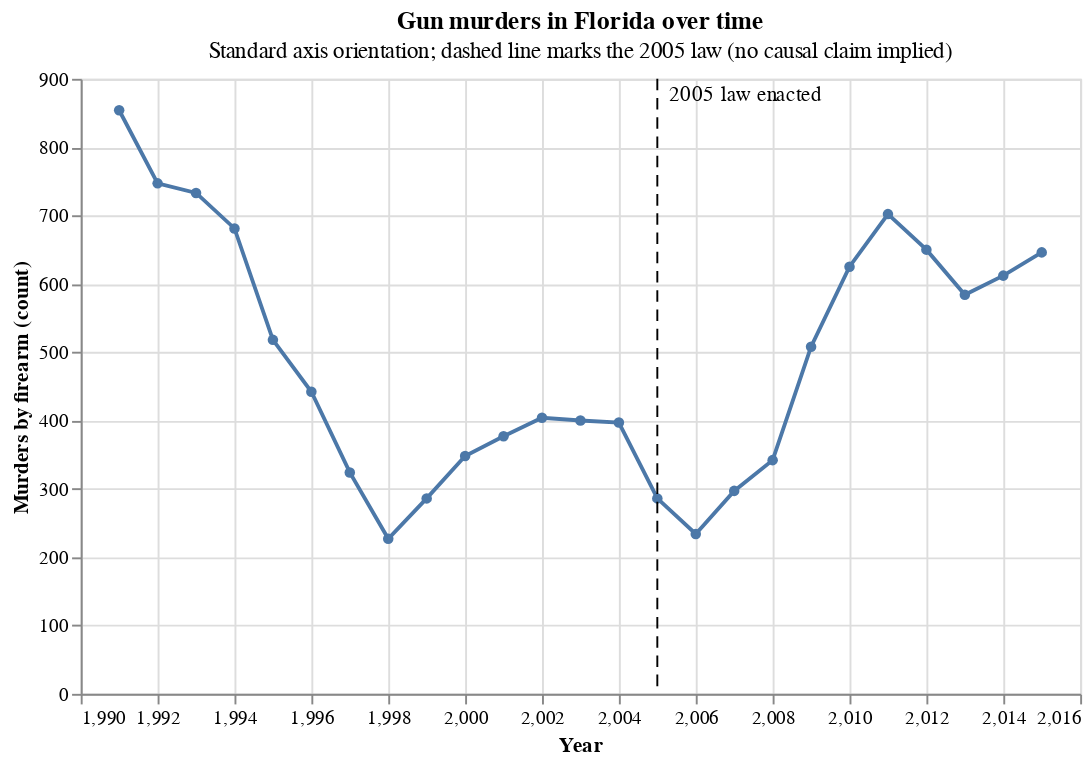

Source (notebook cell):
### Markdown cell above
<div class="alert alert-info" style="color:black">

### Question 3.3
rubric={viz:2}

<h4>Python</h4>
<p>Improve my Altair plot. Chose the best type of plot to accurately reveal what the data looks like. Design the plot to be an effective plot for communication purposes, this includes proper figure size, axis/figure titles, font sizes, colors, etc.</p>
    
</div>

### Code cell
# Improved visualization: standard y-axis, context, and explicit policy marker

guns = _read_csv_local("guns-r-us.csv")
year_col = _find_col(guns, ["year", "date"])
murder_col = _find_col(guns, ["murders", "murder", "deaths", "firearm", "count"])
guns = guns.rename(columns={year_col: "Year", murder_col: "murders"}).copy()
guns = guns.sort_values("Year")

series = alt.Chart(guns).mark_line(point=True).encode(
    x=alt.X("Year:Q", title="Year"),
    y=alt.Y("murders:Q", title="Murders by firearm (count)", scale=alt.Scale(zero=True)),
    tooltip=[alt.Tooltip("Year:Q"), alt.Tooltip("murders:Q", title="Murders")],
).properties(width=520, height=320)

law_year = 2005
rule = alt.Chart(pd.DataFrame({"Year": [law_year]})).mark_rule(strokeDash=[6, 4]).encode(
    x="Year:Q"
)
annot = alt.Chart(pd.DataFrame({"Year": [law_year], "murders": [float(guns["murders"].max())]})).mark_text(
    text="2005 law enacted", align="left", dx=6, dy=-8
).encode(x="Year:Q", y="murders:Q")

(series + rule + annot).properties(
    title=alt.TitleParams(
        "Gun murders in Florida over time",
        subtitle="Standard axis orientation; dashed line marks the 2005 law (no causal claim implied)",
    )
)

### Figure 1 — Vega-Lite specification as saved in the notebook (floating-point values rounded to 4 significant figures)
{"$schema": "https://vega.github.io/schema/vega-lite/v5.8.0.json", "config": {"view": {"continuousHeight": 300, "continuousWidth": 300}}, "datasets": {"data-4d17833f3db4f84fa03166244f05f02b": [{"Year": 1991, "murders": 854}, {"Year": 1992, "murders": 747}, {"Year": 1993, "murders": 733}, {"Year": 1994, "murders": 681}, {"Year": 1995, "murders": 518}, {"Year": 1996, "murders": 442}, {"Year": 1997, "murders": 324}, {"Year": 1998, "murders": 227}, {"Year": 1999, "murders": 286}, {"Year": 2000, "murders": 348}, {"Year": 2001, "murders": 377}, {"Year": 2002, "murders": 404}, {"Year": 2003, "murders": 400}, {"Year": 2004, "murders": 397}, {"Year": 2005, "murders": 286}, {"Year": 2006, "murders": 234}, {"Year": 2007, "murders": 297}, {"Year": 2008, "murders": 342}, {"Year": 2009, "murders": 508}, {"Year": 2010, "murders": 625}, {"Year": 2011, "murders": 702}, {"Year": 2012, "murders": 650}, {"Year": 2013, "murders": 584}, {"Year": 2014, "murders": 612}, {"Year": 2015, "murders": 646}], "data-a24b31a93041e965110e9da2e3aea1fb": [{"Year": 2005}], "data-c2c33550435b8110314e3aa3cfad6e2e": [{"Year": 2005, "murders": 854}]}, "height": 320, "layer": [{"data": {"name": "data-4d17833f3db4f84fa03166244f05f02b"}, "encoding": {"tooltip": [{"field": "Year", "type": "quantitative"}, {"field": "murders", "title": "Murders", "type": "quantitative"}], "x": {"field": "Year", "title": "Year", "type": "quantitative"}, "y": {"field": "murders", "scale": {"zero": true}, "title": "Murders by firearm (count)", "type": "quantitative"}}, "mark": {"point": true, "type": "line"}}, {"data": {"name": "data-a24b31a93041e965110e9da2e3aea1fb"}, "encoding": {"x": {"field": "Year", "type": "quantitative"}}, "mark": {"strokeDash": [6, 4], "type": "rule"}}, {"data": {"name": "data-c2c33550435b8110314e3aa3cfad6e2e"}, "encoding": {"x": {"field": "Year", "type": "quantitative"}, "y": {"field": "murders", "type": "quantitative"}}, "mark": {"align": "left", "dx": 6, "dy": -8, "text": "2005 law enacted", "type": "text"}}], "title": {"subtitle": "Standard axis orientation; dashed line marks the 2005 law (no causal claim implied)", "text": "Gun murders in Florida over time"}, "width": 520}
